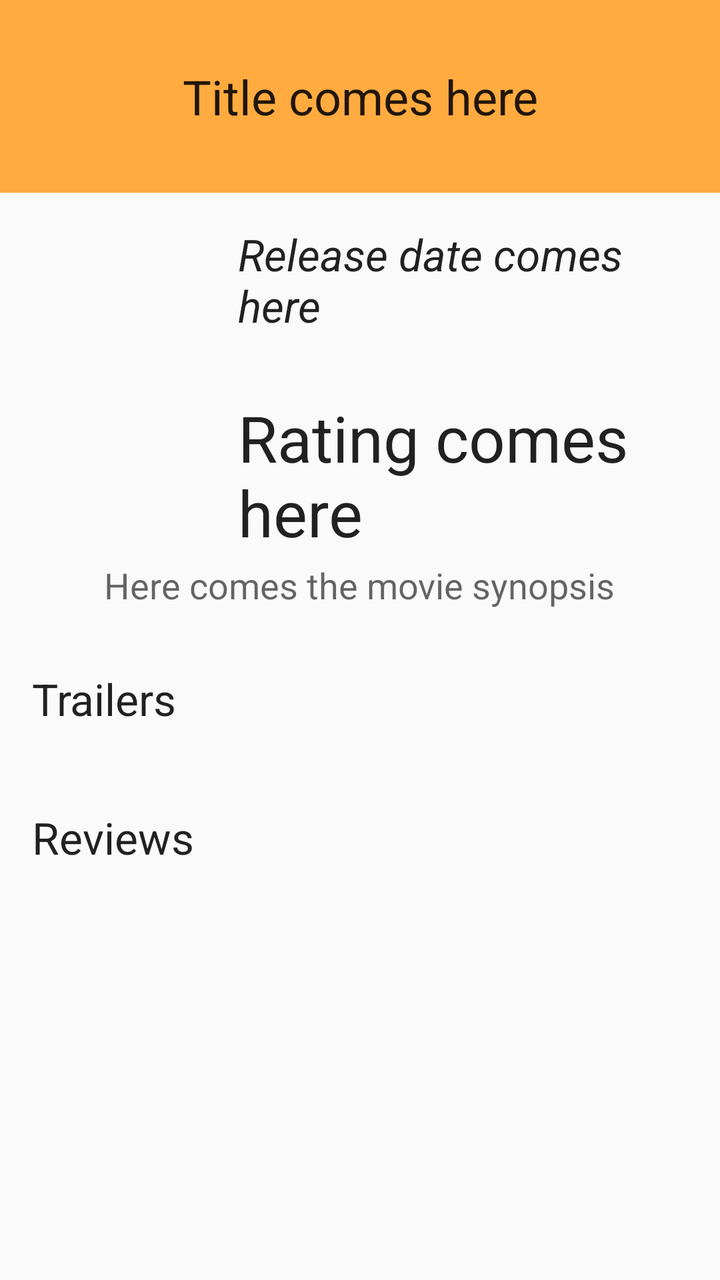
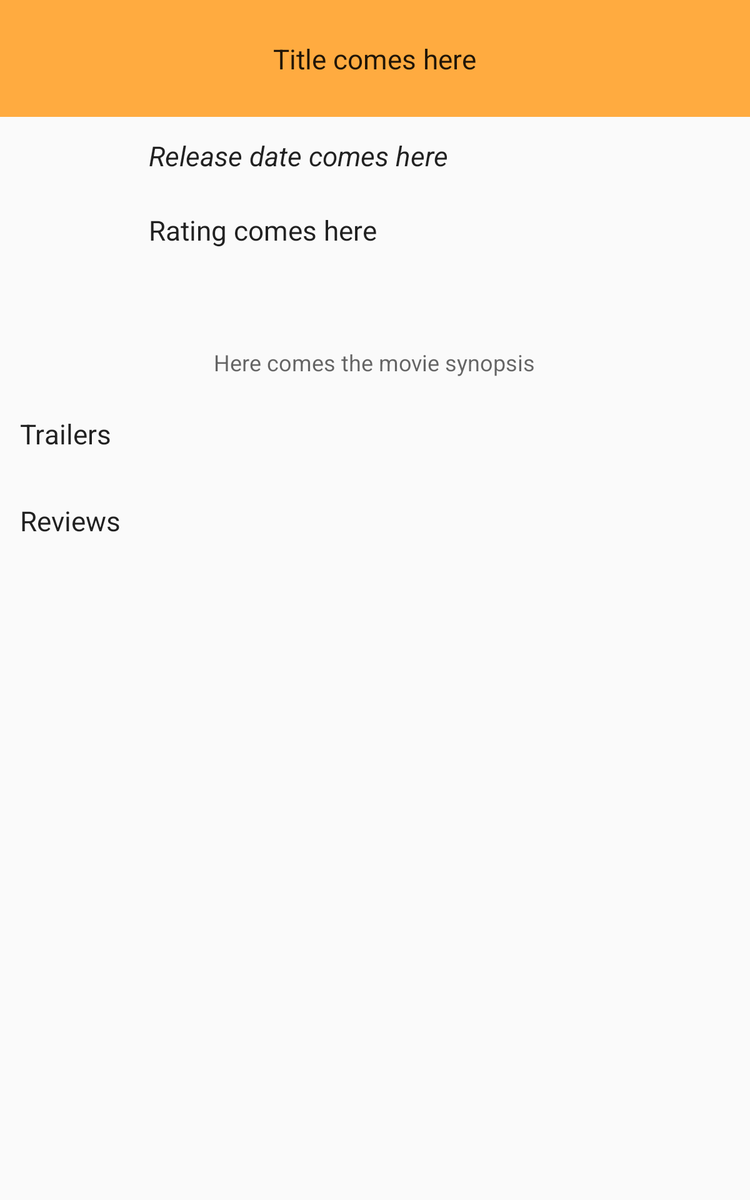

One screen, two layout resources from the same app: the default and the repository's alternative for another configuration. Each is rendered where Android would select it; the XML of both is given below.
<!-- AndroidManifest.xml: application theme AppTheme -->
<!-- res/layout/fragment_movie_detail.xml -->
<RelativeLayout xmlns:android="http://schemas.android.com/apk/res/android"
    xmlns:tools="http://schemas.android.com/tools"
    android:id="@+id/detailsRelativeLayout"
    android:layout_width="match_parent"
    android:layout_height="match_parent"
    tools:context=".MovieDetailFragment">

    <TextView
    android:layout_width="match_parent"
    android:layout_height="wrap_content"
    android:textAppearance="?android:textAppearanceLarge"
    android:textSize="24sp"
    android:fontFamily="sans-serif"
    android:text="@string/title_placeholder"
    android:id="@+id/title"
    android:paddingTop="32dp"
    android:paddingBottom="32dp"
    android:background="@color/light_orange"
    android:layout_gravity="center"
    android:gravity="center" />
    <ScrollView
        android:layout_width="match_parent"
        android:layout_height="wrap_content"
        android:layout_below="@+id/title"
        android:id="@+id/detailsScroller">
        <RelativeLayout
            android:layout_width="match_parent"
            android:layout_height="wrap_content"
            android:layout_marginTop="@dimen/activity_vertical_margin"
            android:layout_marginLeft="@dimen/activity_horizontal_margin"
            android:layout_marginRight="@dimen/activity_horizontal_margin"
            android:paddingBottom="16dp"
            android:id="@+id/detailsScrollerHolder">

            <ImageView
                android:layout_width="wrap_content"
                android:layout_height="wrap_content"
                android:id="@+id/poster"
                android:minWidth="93dp"
                android:minHeight="138dp"
                android:maxWidth="250dp"
                android:maxHeight="375dp"
                android:adjustViewBounds="true"
                android:layout_alignParentStart="true"
                android:contentDescription="@string/movie_poster_image" />

            <TextView
                android:layout_width="wrap_content"
                android:layout_height="wrap_content"
                android:text="@string/date_placeholder"
                android:textAppearance="?android:textAppearanceLarge"
                android:fontFamily="sans-serif"
                android:id="@+id/date"
                android:layout_alignTop="@+id/poster"
                android:layout_toEndOf="@+id/poster"
                android:layout_marginStart="10dp"
                android:textStyle="italic" />


            <TextView
                android:layout_width="wrap_content"
                android:layout_height="wrap_content"
                android:text="@string/rating_placeholder"
                android:textAppearance="?android:textAppearanceLarge"
                android:fontFamily="sans-serif"
                android:textSize="32sp"
                android:id="@+id/rating"
                android:layout_below="@+id/date"
                android:layout_alignStart="@+id/date"
                android:layout_marginTop="30dp" />
            <TextView
                android:layout_width="wrap_content"
                android:layout_height="wrap_content"
                android:textAppearance="?android:attr/textAppearanceLarge"
                android:fontFamily="sans-serif"
                android:textSize="16sp"
                android:text="@string/by_10_text"
                android:layout_alignBaseline="@+id/rating"
                android:layout_toEndOf="@+id/rating" />

            <TextView
                android:layout_width="wrap_content"
                android:layout_height="wrap_content"
                android:text="@string/synopsis_placeholder"
                android:textAppearance="?android:attr/textAppearanceMedium"
                android:fontFamily="sans-serif"
                android:id="@+id/synopsis"
                android:layout_gravity="center_horizontal"
                android:layout_marginTop="30dp"
                android:layout_below="@+id/poster"
                android:layout_centerHorizontal="true"/>

            <TextView
                android:layout_width="wrap_content"
                android:layout_height="wrap_content"
                android:textAppearance="?android:attr/textAppearanceLarge"
                android:fontFamily="sans-serif"
                android:text="@string/trailers_label"
                android:id="@+id/trailers_label"
                android:layout_marginTop="30dp"
                android:layout_below="@+id/synopsis"/>

            <LinearLayout
                android:layout_width="match_parent"
                android:layout_height="wrap_content"
                android:id="@+id/trailers_list"
                android:layout_marginTop="10dp"
                android:layout_below="@+id/trailers_label"
                android:orientation="vertical" />

            <TextView
                android:layout_width="wrap_content"
                android:layout_height="wrap_content"
                android:textAppearance="?android:attr/textAppearanceLarge"
                android:fontFamily="sans-serif"
                android:text="@string/reviews_label"
                android:id="@+id/reviews_label"
                android:layout_marginTop="30dp"
                android:layout_below="@+id/trailers_list"/>

            <LinearLayout
                android:layout_width="match_parent"
                android:layout_height="wrap_content"
                android:id="@+id/reviews_list"
                android:layout_marginTop="10dp"
                android:layout_below="@+id/reviews_label"
                android:orientation="vertical"/>


        </RelativeLayout>
    </ScrollView>

</RelativeLayout>
<!-- resources referenced by this layout -->
<resources>
  <color name="light_orange">#ffab40</color>
  <dimen name="activity_horizontal_margin">16dp</dimen>
  <dimen name="activity_vertical_margin">16dp</dimen>
  <string name="by_10_text">/10</string>
  <string name="date_placeholder">Release date comes here</string>
  <string name="movie_poster_image">Movie Poster image</string>
  <string name="rating_placeholder">Rating comes here</string>
  <string name="reviews_label">Reviews</string>
  <string name="synopsis_placeholder">Here comes the movie synopsis</string>
  <string name="title_placeholder">Title comes here</string>
  <string name="trailers_label">Trailers</string>
  <style name="AppTheme" parent="Theme.AppCompat.Light.DarkActionBar">
          
          <item name="colorPrimary">@color/colorPrimary</item>
          <item name="colorPrimaryDark">@color/colorPrimaryDark</item>
          <item name="colorAccent">@color/colorAccent</item>
      </style>
  <color name="colorPrimary">#3F51B5</color>
  <color name="colorPrimaryDark">#303F9F</color>
  <color name="colorAccent">#ff4081</color>
</resources>
<!-- res/layout-sw600dp/fragment_movie_detail.xml (the repository's variant of the layout above) -->
<!-- drawn on a 7-inch tablet held upright -->
<RelativeLayout xmlns:android="http://schemas.android.com/apk/res/android"
    xmlns:tools="http://schemas.android.com/tools"
    android:id="@+id/detailsRelativeLayout"
    android:layout_width="match_parent"
    android:layout_height="match_parent"
    tools:context=".MovieDetailFragment">
    


    <FrameLayout
        android:layout_width="match_parent"
        android:layout_height="wrap_content"
        android:id="@+id/title_area"
        android:paddingTop="32dp"
        android:paddingBottom="32dp"
        android:background="@color/light_orange">

        <TextView
            android:layout_width="wrap_content"
            android:layout_height="wrap_content"
            android:textAppearance="?android:attr/textAppearanceLarge"
            android:text="@string/title_placeholder"
            android:id="@+id/title"
            android:layout_gravity="center" />
    </FrameLayout>

    <ScrollView
        android:layout_width="match_parent"
        android:layout_height="wrap_content"
        android:layout_below="@+id/title_area"
        android:id="@+id/detailsScroller">
        <RelativeLayout
            android:layout_width="match_parent"
            android:layout_height="wrap_content"
            android:layout_marginTop="@dimen/activity_vertical_margin"
            android:layout_marginLeft="@dimen/activity_horizontal_margin"
            android:layout_marginRight="@dimen/activity_horizontal_margin"
            android:paddingBottom="16dp"
            android:id="@+id/detailsScrollerHolder">

            <ImageView
                android:layout_width="wrap_content"
                android:layout_height="wrap_content"
                android:id="@+id/poster"
                android:minWidth="93dp"
                android:minHeight="138dp"
                android:maxWidth="250dp"
                android:maxHeight="375dp"
                android:adjustViewBounds="true"
                android:layout_alignParentStart="true"
                android:contentDescription="@string/movie_poster_image" />

            <TextView
                android:layout_width="wrap_content"
                android:layout_height="wrap_content"
                android:text="@string/date_placeholder"
                android:textAppearance="?android:attr/textAppearanceLarge"
                android:id="@+id/date"
                android:layout_alignTop="@+id/poster"
                android:layout_toEndOf="@+id/poster"
                android:layout_marginStart="10dp"
                android:textStyle="italic" />

            

            <TextView
                android:layout_width="wrap_content"
                android:layout_height="wrap_content"
                android:text="@string/rating_placeholder"
                android:textAppearance="?android:attr/textAppearanceLarge"
                android:id="@+id/rating"
                android:layout_below="@+id/date"
                android:layout_alignStart="@+id/date"
                android:layout_marginTop="30dp" />

            <TextView
                android:layout_width="wrap_content"
                android:layout_height="wrap_content"
                android:text="@string/synopsis_placeholder"
                android:textAppearance="?android:attr/textAppearanceMedium"
                android:id="@+id/synopsis"
                android:layout_gravity="center_horizontal"
                android:layout_marginTop="30dp"
                android:layout_below="@+id/poster"
                android:layout_centerHorizontal="true"/>

            <TextView
                android:layout_width="wrap_content"
                android:layout_height="wrap_content"
                android:textAppearance="?android:attr/textAppearanceLarge"
                android:text="@string/trailers_label"
                android:id="@+id/trailers_label"
                android:layout_marginTop="30dp"
                android:layout_below="@+id/synopsis"/>

            <LinearLayout
                android:layout_width="match_parent"
                android:layout_height="wrap_content"
                android:id="@+id/trailers_list"
                android:layout_marginTop="10dp"
                android:layout_below="@+id/trailers_label"
                android:orientation="vertical" />

            <TextView
                android:layout_width="wrap_content"
                android:layout_height="wrap_content"
                android:textAppearance="?android:attr/textAppearanceLarge"
                android:text="@string/reviews_label"
                android:id="@+id/reviews_label"
                android:layout_marginTop="30dp"
                android:layout_below="@+id/trailers_list"/>

            <LinearLayout
                android:layout_width="match_parent"
                android:layout_height="wrap_content"
                android:id="@+id/reviews_list"
                android:layout_marginTop="10dp"
                android:layout_below="@+id/reviews_label"
                android:orientation="vertical"/>


        </RelativeLayout>
    </ScrollView>

</RelativeLayout>
<!-- resources referenced by the variant -->
<!-- as a 7-inch tablet held upright resolves them -->
<resources>
  <color name="light_orange">#ffab40</color>
  <dimen name="activity_horizontal_margin">16dp</dimen>
  <dimen name="activity_vertical_margin">16dp</dimen>
  <string name="date_placeholder">Release date comes here</string>
  <string name="movie_poster_image">Movie Poster image</string>
  <string name="rating_placeholder">Rating comes here</string>
  <string name="reviews_label">Reviews</string>
  <string name="synopsis_placeholder">Here comes the movie synopsis</string>
  <string name="title_placeholder">Title comes here</string>
  <string name="trailers_label">Trailers</string>
  <style name="AppTheme" parent="Theme.AppCompat.Light.DarkActionBar">
          
          <item name="colorPrimary">@color/colorPrimary</item>
          <item name="colorPrimaryDark">@color/colorPrimaryDark</item>
          <item name="colorAccent">@color/colorAccent</item>
      </style>
  <color name="colorPrimary">#3F51B5</color>
  <color name="colorPrimaryDark">#303F9F</color>
  <color name="colorAccent">#ff4081</color>
</resources>
